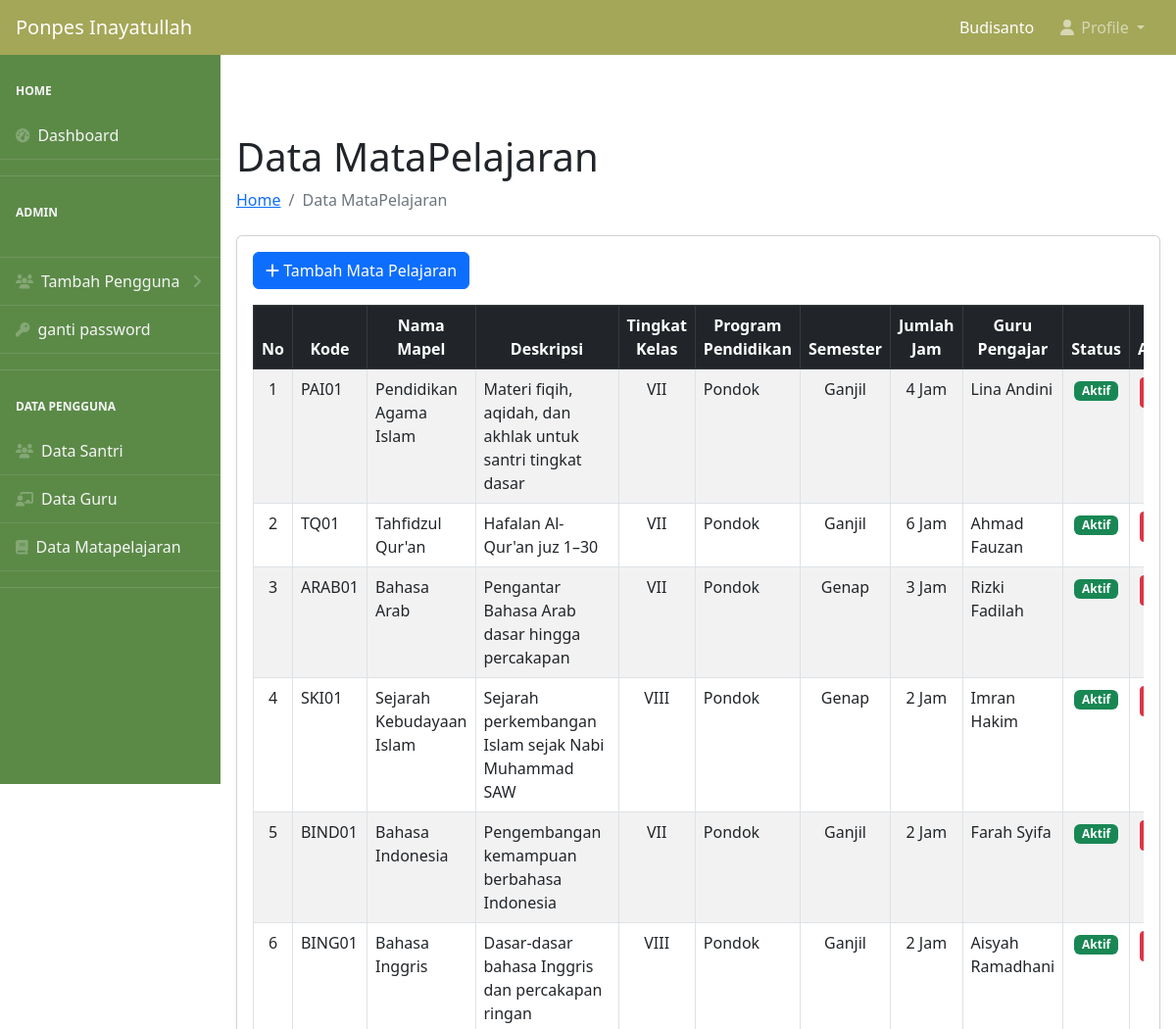
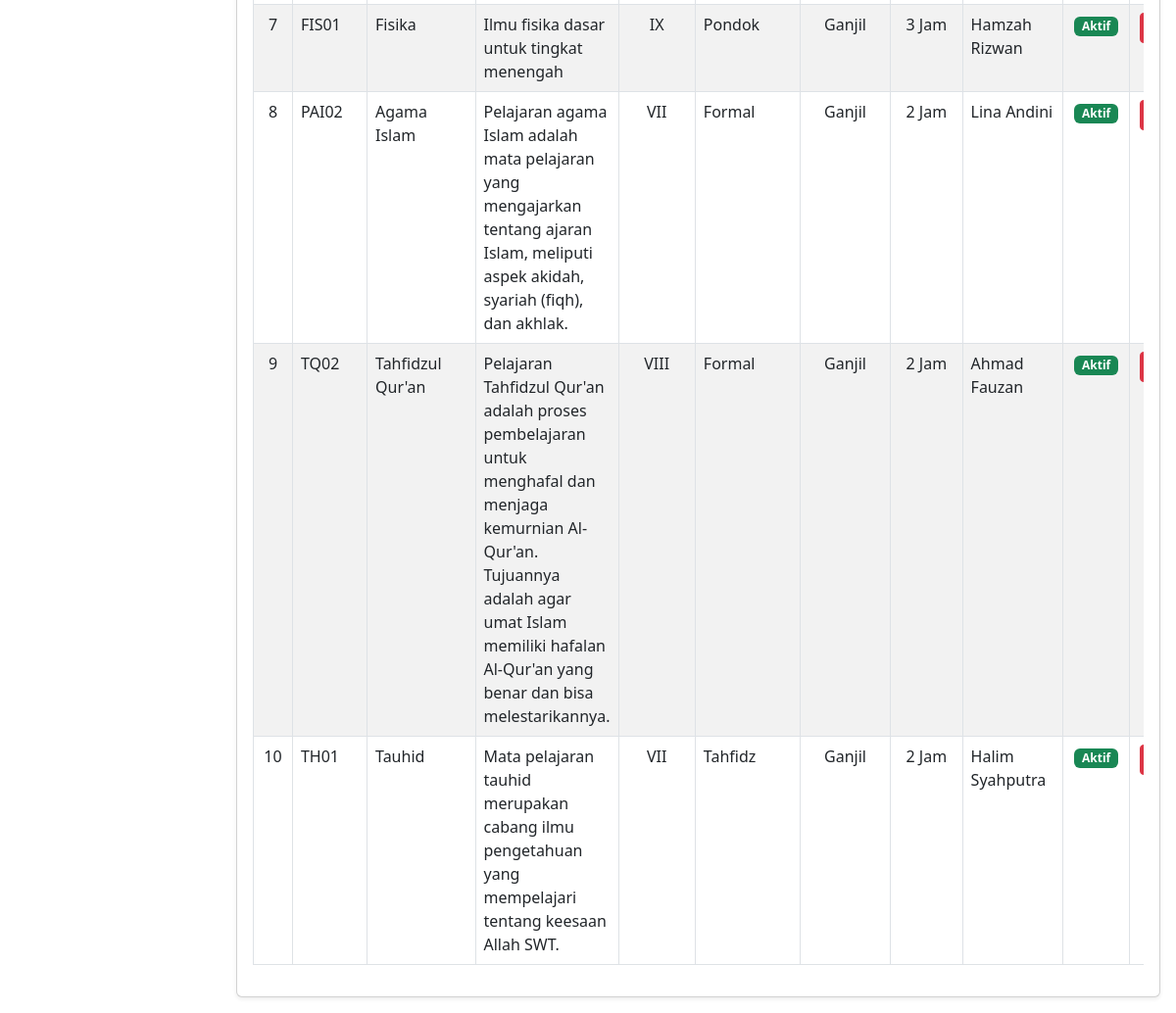
/admin/data_mapel.php (signed in), run on the app's committed database (2 pictures, top to bottom).
### tables this page shows
CREATE TABLE `users` (
  `id_user` int NOT NULL,
  `username` varchar(50) NOT NULL,
  `password` varchar(255) NOT NULL,
  `role` enum('admin','guru','santri') NOT NULL,
  `id_admin` int DEFAULT NULL,
  `id_guru` int DEFAULT NULL,
  `id_santri` int DEFAULT NULL,
  `status` enum('Aktif','Tidak Aktif') DEFAULT 'Aktif',
  `created_at` timestamp NULL DEFAULT CURRENT_TIMESTAMP
);

CREATE TABLE `matapelajaran` (
  `id_matapelajaran` int NOT NULL,
  `kode_matapelajaran` varchar(10) NOT NULL,
  `nama_matapelajaran` varchar(100) NOT NULL,
  `deskripsi` text,
  `tingkat_kelas` varchar(10) DEFAULT NULL,
  `program_pendidikan` varchar(50) DEFAULT NULL,
  `semester` enum('Ganjil','Genap') DEFAULT NULL,
  `jumlah_jam` int DEFAULT NULL,
  `id_guru` int DEFAULT NULL,
  `nama_guru` varchar(100) DEFAULT NULL,
  `status_aktif` enum('Aktif','Tidak Aktif') DEFAULT 'Aktif'
);

CREATE TABLE `guru` (
  `id_guru` int NOT NULL,
  `nama_guru` varchar(100) NOT NULL,
  `nip` varchar(20) DEFAULT NULL,
  `tempat_lahir` varchar(50) DEFAULT NULL,
  `tanggal_lahir` date DEFAULT NULL,
  `jenis_kelamin` enum('Laki-laki','Perempuan') DEFAULT NULL,
  `alamat` text,
  `no_hp` varchar(15) DEFAULT NULL,
  `email` varchar(100) DEFAULT NULL,
  `mata_pelajaran` varchar(100) DEFAULT NULL,
  `pendidikan_terakhir` varchar(50) DEFAULT NULL,
  `status_aktif` enum('Aktif','Tidak Aktif') DEFAULT 'Aktif',
  `tanggal_bergabung` timestamp NULL DEFAULT CURRENT_TIMESTAMP
);

### config.php (called while the page is built, shortened)
<?php
$main_url = "http://localhost/ppinayatullah2";
?>

### admin/data_mapel.php (the view, shortened to what this page needs)
<?php
require_once "../config.php";
require_once "../config.php";
require_once "template/header.php";
require_once "template/side-bar.php";
require_once "template/navbar.php";
?>
<div id="layoutSidenav_content">
    <main>
        <div class="container-fluid p-3">
             <h1 class="mt-4">Data MataPelajaran</h1>
            <ol class="breadcrumb mb-4">
                <li class="breadcrumb-item"><a href="<?= $main_url ?>/admin/index.php">Home</a></li>
                <li class="breadcrumb-item active">Data MataPelajaran</li>
            </ol>
            <div class="card shadow-sm">
                <div class="card-body">
                    <a href="tambah_mapel.php" class="btn btn-primary mb-3">
                        <i class="fas fa-plus"></i> Tambah Mata Pelajaran
                    </a>
                    <div class="table-responsive">
                        <table class="table table-bordered table-striped" id="datatablesSimple">
                            <thead class="table-dark">
                                <tr class="text-center">
                                    <th>No</th>
                                    <th>Kode</th>
                                    <th>Nama Mapel</th>
                                    <th>Deskripsi</th>
                                    <th>Tingkat Kelas</th>
                                    <th>Program Pendidikan</th>
                                    <th>Semester</th>
                                    <th>Jumlah Jam</th>
                                    <th>Guru Pengajar</th>
                                    <th>Status</th>
                                    <th>Aksi</th>
                                </tr>
                            </thead>
                            <tbody>
                                <?php
                                $no = 1;
                                $query = mysqli_query($conn, "
                                    SELECT m.*, g.nama_guru
                                    FROM matapelajaran m
                                    LEFT JOIN guru g ON m.id_guru = g.id_guru
                                    ORDER BY m.id_matapelajaran ASC
                                ");
                                while ($row = mysqli_fetch_assoc($query)) {
                                    $status = strtolower(trim($row['status_aktif']));
                                    $isAktif = ($status == '1' || $status == 'aktif');
                                ?>
                                    <tr>
                                        <td class="text-center"><?= $no++; ?></td>
                                        <td><?= htmlspecialchars($row['kode_matapelajaran'] ?? '-'); ?></td>
                                        <td><?= htmlspecialchars($row['nama_matapelajaran'] ?? '-'); ?></td>
                                        <td><?= nl2br(htmlspecialchars($row['deskripsi'] ?? '-')); ?></td>
                                        <td class="text-center"><?= htmlspecialchars($row['tingkat_kelas'] ?? '-'); ?></td>
                                        <td><?= htmlspecialchars($row['program_pendidikan'] ?? '-'); ?></td>
                                        <td class="text-center"><?= htmlspecialchars($row['semester'] ?? '-'); ?></td>
                                        <td class="text-center"><?= htmlspecialchars($row['jumlah_jam'] ?? '0'); ?> Jam</td>
                                        <td><?= htmlspecialchars($row['nama_guru'] ?? '-'); ?></td>
                                        <td class="text-center">
                                            <?php if ($isAktif): ?>
                                                <span class="badge bg-success">Aktif</span>
                                            <?php else: ?>
                                                <span class="badge bg-danger">Nonaktif</span>
                                            <?php endif; ?>
                                        </td>
                                        <td class="text-center">
                                            <a href="hapus_mapel.php?id=<?= $row['id_matapelajaran']; ?>" class="btn btn-danger btn-sm" onclick="return confirm('Yakin ingin menghapus?');">
                                            </a>
                                        </td>
                                    </tr>
                                <?php } ?>
                            </tbody>
                        </table>
                    </div>
                </div>
            </div>
        </div>
    </main>
</div>

### admin/template/navbar.php (shortened to what this page needs)
<?php
require_once "../config.php";
$id_admin = $_SESSION['id_admin'];
$query = mysqli_query($conn, "SELECT users.username, users.role, admin.nama_lengkap, admin.email, admin.no_hp
                              FROM users
                              LEFT JOIN admin ON users.id_admin = admin.id_admin
                              WHERE users.id_admin = '$id_admin'") or die(mysqli_error($conn));
$profile = mysqli_fetch_assoc($query);
?>
<body class="sb-nav-fixed" style="padding-top: 40px;">
    <nav class="sb-topnav navbar navbar-expand navbar-dark custom-navbar">
        <a class="navbar-brand ps-3" href="<?= $main_url ?>index.php">Ponpes Inayatullah</a>
        <form class="d-none d-md-inline-block form-inline ms-auto me-0 me-md-3 my-2 my-md-0">
            <span class="text-white text-capitalize">
                <?= htmlspecialchars($profile['username']) ?>
            </span>
        </form>
        <ul class="navbar-nav ms-auto ms-md-0 me-3 me-lg-4">
            <li class="nav-item dropdown">
                <a class="nav-link dropdown-toggle" id="navbarDropdown" href="#" role="button"
                    data-bs-toggle="dropdown" aria-expanded="false">
                    <i class="fas fa-user fa-fw"></i> Profile
                </a>
            </li>
        </ul>
    </nav>
</body>

### admin/template/navbar.php (style rules this page uses)
.custom-navbar { background-color: rgb(164, 167, 88) !important; }

### data on the page
users: username "Budisanto"
matapelajaran: kode_matapelajaran "PAI01", nama_matapelajaran "Pendidikan Agama Islam", deskripsi "Materi fiqih, aqidah, dan akhlak untuk santri tingkat dasar", tingkat_kelas "VII", program_pendidikan "Pondok", semester "Ganjil", jumlah_jam "4", id_guru.nama_guru "Lina Andini", status_aktif "Aktif"
matapelajaran: kode_matapelajaran "TQ01", nama_matapelajaran "Tahfidzul Qur'an", deskripsi "Hafalan Al-Qur'an juz 1–30", tingkat_kelas "VII", program_pendidikan "Pondok", semester "Ganjil", jumlah_jam "6", id_guru.nama_guru "Ahmad Fauzan", status_aktif "Aktif"
matapelajaran: kode_matapelajaran "ARAB01", nama_matapelajaran "Bahasa Arab", deskripsi "Pengantar Bahasa Arab dasar hingga percakapan", tingkat_kelas "VII", program_pendidikan "Pondok", semester "Genap", jumlah_jam "3", id_guru.nama_guru "Rizki Fadilah", status_aktif "Aktif"
matapelajaran: kode_matapelajaran "SKI01", nama_matapelajaran "Sejarah Kebudayaan Islam", deskripsi "Sejarah perkembangan Islam sejak Nabi Muhammad SAW", tingkat_kelas "VIII", program_pendidikan "Pondok", semester "Genap", jumlah_jam "2", id_guru.nama_guru "Imran Hakim", status_aktif "Aktif"
matapelajaran: kode_matapelajaran "BIND01", nama_matapelajaran "Bahasa Indonesia", deskripsi "Pengembangan kemampuan berbahasa Indonesia", tingkat_kelas "VII", program_pendidikan "Pondok", semester "Ganjil", jumlah_jam "2", id_guru.nama_guru "Farah Syifa", status_aktif "Aktif"
matapelajaran: kode_matapelajaran "BING01", nama_matapelajaran "Bahasa Inggris", deskripsi "Dasar-dasar bahasa Inggris dan percakapan ringan", tingkat_kelas "VIII", program_pendidikan "Pondok", semester "Ganjil", jumlah_jam "2", id_guru.nama_guru "Aisyah Ramadhani", status_aktif "Aktif"
matapelajaran: kode_matapelajaran "FIS01", nama_matapelajaran "Fisika", deskripsi "Ilmu fisika dasar untuk tingkat menengah", tingkat_kelas "IX", program_pendidikan "Pondok", semester "Ganjil", jumlah_jam "3", id_guru.nama_guru "Hamzah Rizwan", status_aktif "Aktif"
matapelajaran: kode_matapelajaran "PAI02", nama_matapelajaran "Agama Islam", deskripsi "Pelajaran agama Islam adalah mata pelajaran yang mengajarkan tentang ajaran Islam, meliputi aspek akidah, syariah (fiqh), dan akhlak.", tingkat_kelas "VII", program_pendidikan "Formal", semester "Ganjil", jumlah_jam "2", id_guru.nama_guru "Lina Andini", status_aktif "Aktif"
matapelajaran: kode_matapelajaran "TQ02", nama_matapelajaran "Tahfidzul Qur'an", deskripsi "Pelajaran Tahfidzul Qur'an adalah proses pembelajaran untuk menghafal dan menjaga kemurnian Al-Qur'an. Tujuannya adalah agar umat Islam memiliki hafalan Al-Qur'an yang benar dan bisa melestarikannya.", tingkat_kelas "VIII", program_pendidikan "Formal", semester "Ganjil", jumlah_jam "2", id_guru.nama_guru "Ahmad Fauzan", status_aktif "Aktif"
matapelajaran: kode_matapelajaran "TH01", nama_matapelajaran "Tauhid", deskripsi "Mata pelajaran tauhid merupakan cabang ilmu pengetahuan yang mempelajari tentang keesaan Allah SWT.", tingkat_kelas "VII", program_pendidikan "Tahfidz", semester "Ganjil", jumlah_jam "2", id_guru.nama_guru "Halim Syahputra", status_aktif "Aktif"
